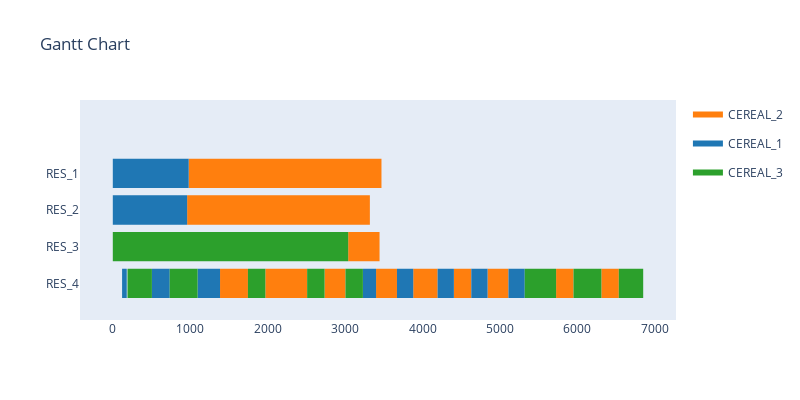

The notebook cell saved with this chart:
### Code cell
sim_automated.run(visualise=True, verbose=False, cleverInitialise=True)

### Figure 1 — Plotly figure (JSON) as saved in the notebook; plotly's stock layout.template omitted (floating-point values rounded to 4 significant figures; data arrays with more than 128 entries replaced by an {"elided": "..."} marker saying what was removed)
{"data": [{"fill": "toself", "fillcolor": "rgb(255, 127, 14)", "hoverinfo": "name", "legendgroup": "rgb(255, 127, 14)", "mode": "none", "name": "CEREAL_2", "showlegend": true, "type": "scatter", "x": {"elided": "239 int values"}, "y": {"elided": "239 float values"}}, {"fill": "toself", "fillcolor": "rgb(31, 119, 180)", "hoverinfo": "name", "legendgroup": "rgb(31, 119, 180)", "mode": "none", "name": "CEREAL_1", "showlegend": true, "type": "scatter", "x": {"elided": "149 int values"}, "y": {"elided": "149 float values"}}, {"fill": "toself", "fillcolor": "rgb(44, 160, 44)", "hoverinfo": "name", "legendgroup": "rgb(44, 160, 44)", "mode": "none", "name": "CEREAL_3", "showlegend": true, "type": "scatter", "x": {"elided": "159 int values"}, "y": {"elided": "159 float values"}}, {"legendgroup": "rgb(255, 127, 14)", "marker": {"color": "rgb(255, 127, 14)", "opacity": 0, "size": 1}, "mode": "markers", "name": "", "showlegend": false, "text": [null, null, null, null, null, null, null, null, null, null, null, null, null, null, null, null, null, null, null, null, null, null, null, null, null, null, null, null, null, null, null, null, null, null, null, null, null, null, null, null, null, null, null, null, null, null, null, null, null, null, null, null, null, null, null, null, null, null, null, null, null, null, null, null, null, null, null, null, null, null, null, null, null, null, null, null, null, null, null, null, null, null, null, null, null, null, null, null, null, null, null, null, null, null, null, null], "type": "scatter", "x": [960, 1420, 980, 1370, 1370, 1580, 1385, 1610, 1420, 1610, 1580, 1790, 1610, 1800, 1610, 1655, 1655, 1700, 1700, 1745, 1790, 2000, 1800, 1990, 1970, 2195, 1990, 2180, 2000, 2210, 2180, 2370, 2195, 2240, 2210, 2420, 2240, 2285, 2285, 2330, 2330, 2375, 2370, 2560, 2375, 2420, 2420, 2630, 2420, 2465, 2465, 2510, 2560, 2750, 2630, 2840, 2735, 2960, 2750, 2940, 2840, 3050, 2940, 3130, 2960, 3005, 3040, 3255, 3050, 3260, 3130, 3320, 3255, 3445, 3260, 3470, 3400, 3625, 3625, 3670, 3880, 4105, 4105, 4150, 4150, 4195, 4405, 4630, 4840, 5065, 5065, 5110, 5725, 5950, 6310, 6535], "y": [2, 2, 3, 3, 3, 3, 0, 0, 2, 2, 3, 3, 2, 2, 0, 0, 0, 0, 0, 0, 3, 3, 2, 2, 0, 0, 2, 2, 3, 3, 2, 2, 0, 0, 3, 3, 0, 0, 0, 0, 0, 0, 2, 2, 0, 0, 3, 3, 0, 0, 0, 0, 2, 2, 3, 3, 0, 0, 2, 2, 3, 3, 2, 2, 0, 0, 1, 1, 3, 3, 2, 2, 1, 1, 3, 3, 0, 0, 0, 0, 0, 0, 0, 0, 0, 0, 0, 0, 0, 0, 0, 0, 0, 0, 0, 0]}, {"legendgroup": "rgb(31, 119, 180)", "marker": {"color": "rgb(31, 119, 180)", "opacity": 0, "size": 1}, "mode": "markers", "name": "", "showlegend": false, "text": [null, null, null, null, null, null, null, null, null, null, null, null, null, null, null, null, null, null, null, null, null, null, null, null, null, null, null, null, null, null, null, null, null, null, null, null, null, null, null, null, null, null, null, null, null, null, null, null, null, null, null, null, null, null, null, null, null, null, null, null], "type": "scatter", "x": [0, 140, 0, 120, 120, 150, 120, 240, 140, 280, 150, 180, 240, 360, 280, 420, 360, 480, 420, 560, 480, 600, 505, 675, 560, 700, 600, 720, 675, 705, 700, 840, 705, 735, 720, 840, 840, 980, 840, 960, 1095, 1265, 1265, 1295, 1295, 1325, 1325, 1355, 1355, 1385, 3230, 3400, 3670, 3880, 4195, 4405, 4630, 4840, 5110, 5320], "y": [3, 3, 2, 2, 0, 0, 2, 2, 3, 3, 0, 0, 2, 2, 3, 3, 2, 2, 3, 3, 2, 2, 0, 0, 3, 3, 2, 2, 0, 0, 3, 3, 0, 0, 2, 2, 3, 3, 2, 2, 0, 0, 0, 0, 0, 0, 0, 0, 0, 0, 0, 0, 0, 0, 0, 0, 0, 0, 0, 0]}, {"legendgroup": "rgb(44, 160, 44)", "marker": {"color": "rgb(44, 160, 44)", "opacity": 0, "size": 1}, "mode": "markers", "name": "", "showlegend": false, "text": [null, null, null, null, null, null, null, null, null, null, null, null, null, null, null, null, null, null, null, null, null, null, null, null, null, null, null, null, null, null, null, null, null, null, null, null, null, null, null, null, null, null, null, null, null, null, null, null, null, null, null, null, null, null, null, null, null, null, null, null, null, null, null, null], "type": "scatter", "x": [0, 190, 190, 505, 190, 380, 380, 570, 570, 760, 735, 1050, 760, 950, 950, 1140, 1050, 1095, 1140, 1330, 1330, 1520, 1520, 1710, 1710, 1900, 1745, 1970, 1900, 2090, 2090, 2280, 2280, 2470, 2470, 2660, 2510, 2735, 2660, 2850, 2850, 3040, 3005, 3230, 5320, 5635, 5635, 5680, 5680, 5725, 5950, 6175, 6175, 6220, 6220, 6265, 6265, 6310, 6535, 6760, 6760, 6805, 6805, 6850], "y": [1, 1, 0, 0, 1, 1, 1, 1, 1, 1, 0, 0, 1, 1, 1, 1, 0, 0, 1, 1, 1, 1, 1, 1, 1, 1, 0, 0, 1, 1, 1, 1, 1, 1, 1, 1, 0, 0, 1, 1, 1, 1, 0, 0, 0, 0, 0, 0, 0, 0, 0, 0, 0, 0, 0, 0, 0, 0, 0, 0, 0, 0, 0, 0]}], "layout": {"autosize": false, "height": 400, "hovermode": "closest", "showlegend": true, "title": {"text": "Gantt Chart"}, "width": 800, "xaxis": {"rangeselector": {"buttons": [{"count": 7, "label": "1w", "step": "day", "stepmode": "backward"}, {"count": 1, "label": "1m", "step": "month", "stepmode": "backward"}, {"count": 6, "label": "6m", "step": "month", "stepmode": "backward"}, {"count": 1, "label": "YTD", "step": "year", "stepmode": "todate"}, {"count": 1, "label": "1y", "step": "year", "stepmode": "backward"}, {"step": "all"}]}, "showgrid": false, "type": "linear", "zeroline": false}, "yaxis": {"autorange": false, "range": [-1, 5], "showgrid": false, "ticktext": ["RES_4", "RES_3", "RES_2", "RES_1"], "tickvals": [0, 1, 2, 3], "zeroline": false}}}
